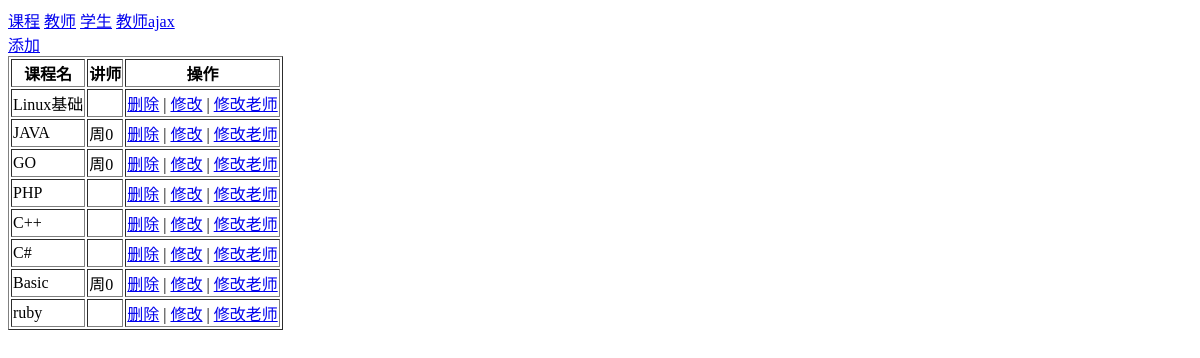
The page /classes.html on the database its author committed.
### app01/models.py (models this page shows)
class Classes(models.Model):
    title = models.CharField(max_length=32)
    m = models.ManyToManyField('Teachers',related_name='sssss')

class Teachers(models.Model):
    name = models.CharField(max_length=32)

### app01/views/Classes.py (the view)
# urls.py: url(r'^classes.html$', Classes.get_classes),
def get_classes(request):
    get_list = models.Classes.objects.all()
    return render(request,'classes.html',{'get_list':get_list})

### templates/classes.html
{% extends 'master.html' %}
{% block ooxx %}
    <div><a href="add_classes.html">添加</a> </div>
    <div>
        <table border="1">
            <thead>
                <tr>
                    <th>课程名</th>
                    <th>讲师</th>
                    <th>操作</th>
                </tr>
            </thead>
            <tbody>
                {% for row in get_list %}
                    <tr>
                        <td>{{ row.title }}</td>
                        <td>
                            {% for t in row.m.all %}
                                <span>{{ t.name }}</span>
                            {% endfor %}
                        </td>
                        <td><a href="del_classes.html?nid={{ row.id }}">删除</a>
                            |
                            <a href="edit_classes.html?nid={{ row.id }}">修改</a>
                            |
                            <a href="set_teachers.html?nid={{ row.id }}">修改老师</a>
                        </td>
                    </tr>
                {% endfor %}
            </tbody>
        </table>
    </div>
{% endblock %}

### rows shown on the page
Classes: title "Linux基础"
Classes: title "JAVA"
Teachers: name "周0"
Classes: title "GO"
Classes: title "PHP"
Classes: title "C++"
Classes: title "C#"
Classes: title "Basic"
Classes: title "ruby"
